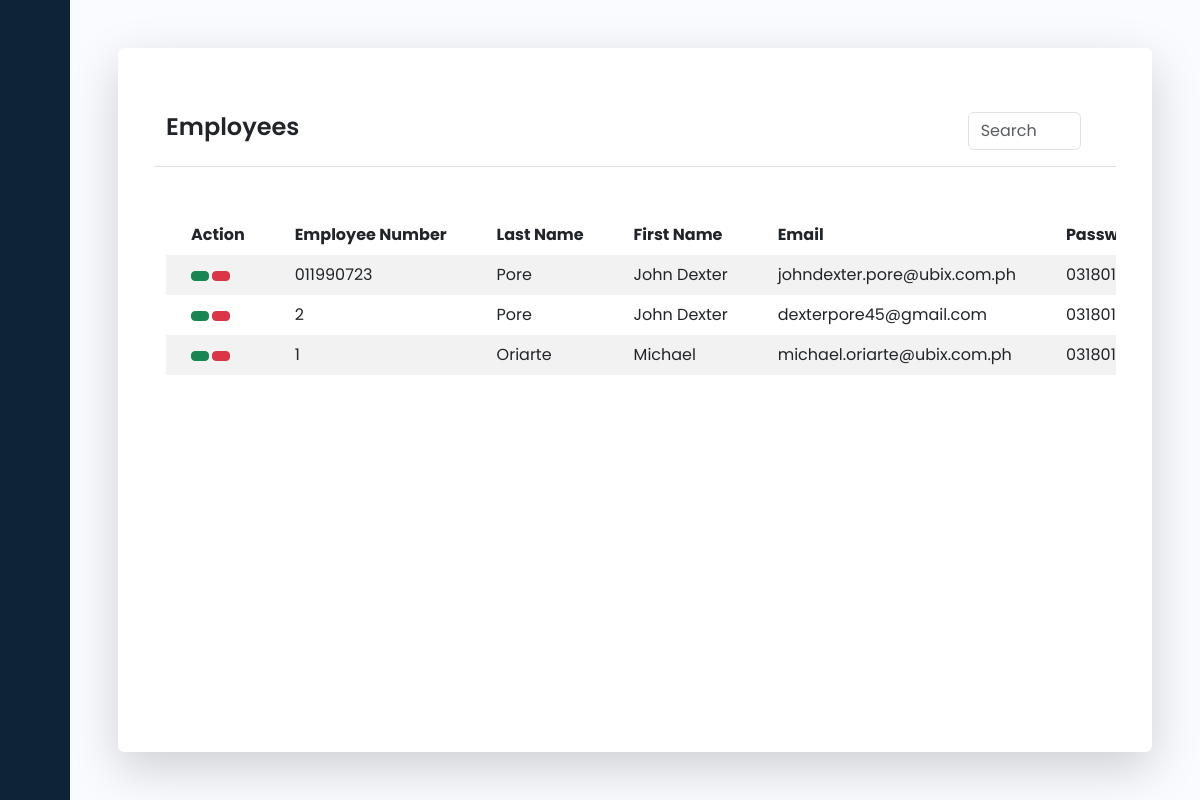
The app's page /pages/employee.php (signed in) with its own data.
### tables this page shows
CREATE TABLE `user` (
  `id` int(100) NOT NULL,
  `employee_number` varchar(100) NOT NULL,
  `last_name` varchar(100) NOT NULL,
  `first_name` varchar(100) NOT NULL,
  `email` varchar(100) NOT NULL,
  `password` varchar(100) NOT NULL,
  `department` varchar(100) NOT NULL,
  `designation` varchar(100) NOT NULL,
  `branch` varchar(100) NOT NULL,
  `user_role` varchar(100) NOT NULL,
  `activity` datetime NOT NULL,
  `status` varchar(100) NOT NULL,
  `underDepartments` longtext NOT NULL
);

### php/autoRedirect.php (called while the page is built, shortened)
<?php
include 'db_conn.php';
if (isset($_COOKIE['hris_user'])) {
    $userName = $_COOKIE['hris_user'];
    $login = "SELECT * FROM user where email = '$userName'";
    $result = mysqli_query($conn, $login);
    $qResult = mysqli_fetch_assoc($result);
    $user_email = $qResult['email'];
} else {
    echo '<script>
                window.location.href = "/hris/index.php";
            </script>';
}
?>

### php/employeeData.php (called while the page is built, shortened)
<?php
include 'db_conn.php';
$sql = "SELECT * from user";
$employeeData = mysqli_query($conn, $sql);
?>

### pages/employee.php (the view, shortened to what this page needs)
<?php
include '../php/autoRedirect.php';
include '../php/employeeData.php';
include '../php/add.php';
?>
<!DOCTYPE html>
<html lang="en">
<head>
    <link href="https://cdn.lineicons.com/4.0/lineicons.css" rel="stylesheet" />
    <link href="https://cdn.jsdelivr.net/npm/bootstrap@5.3.0-alpha3/dist/css/bootstrap.min.css" rel="stylesheet"
>
    <link rel="stylesheet" href="../style/sidebar.css">
    <link rel="stylesheet" href="../style/table.css">
</head>
<body>
    <div class="wrapper">
        <aside id="sidebar">
            <div class="d-flex">
                <button class="toggle-btn" type="button">
                </button>
            </div>
            <ul class="sidebar-nav">
                <li class="sidebar-item mb-5">
                    <a class="sidebar-link">
                    </a>
                </li>
                <li class="sidebar-item">
                    <a href="dashboard.php" class="sidebar-link">
                    </a>
                </li>
                <li class="sidebar-item">
                    <a href="#" class="sidebar-link collapsed has-dropdown" data-bs-toggle="collapse"
                        data-bs-target="#leave" aria-expanded="false" aria-controls="leave">
                    </a>
                </li>
                <li class="sidebar-item">
                    <a href="#" class="sidebar-link collapsed has-dropdown" data-bs-toggle="collapse"
                        data-bs-target="#ob" aria-expanded="false" aria-controls="ob">
                    </a>
                </li>
                <li class="sidebar-item">
                    <a href="#" class="sidebar-link collapsed has-dropdown" data-bs-toggle="collapse"
                        data-bs-target="#over_time" aria-expanded="false" aria-controls="over_time">
                    </a>
                </li>
                <li class="sidebar-item d-none" id="employeeLink">
                    <a href="employee.php" class="sidebar-link">
                    </a>
                </li>
            </ul>
            <div class="sidebar-footer">
                <a href="../php/logout.php?logout=<?php echo $user_email ?>" class="sidebar-link"
                    onclick="return confirm('Logout Account?')">
                </a>
            </div>
        </aside>
        <div class="main p-5" style="height: 100vh">
            <div class="container-fluid shadow-lg bg-body rounded p-5 h-100">
                <div class="border-bottom row align-items-center mb-5 py-3">
                    <div class="col-6">
                        <h1>Employees</h1>
                    </div>
                    <div class="col-4 text-end">
                        <button type="button" class="btn btn-tool" data-bs-toggle="modal"
                            data-bs-target="#addUserModal">
                        </button>
                    </div>
                    <div class="col-2">
                        <div class="input-group rounded">
                            <input type="search" id="searchInput" class="form-control rounded" placeholder="Search"
                                aria-label="Search" aria-describedby="search-addon" />
                            <span class="input-group-text border-0 bg-white" id="search-addon">
                            </span>
                        </div>
                    </div>
                </div>
                <div class="row h-75 overflow-auto">
                    <div class="col-12">
                        <table id="table" class="table table-borderless table-striped">
                            <thead class="sticky">
                                <tr>
                                    <th scope="col">Action</th>
                                    <th scope="col">Employee Number</th>
                                    <th scope="col">Last Name</th>
                                    <th scope="col">First Name</th>
                                    <th scope="col">Email</th>
                                    <th scope="col">Password</th>
                                </tr>
                            </thead>
                            <tbody>
                                <?php
                                foreach ($employeeData as $employeeDataRow) {
                                    echo '<tr>';
                                    echo '<th scope="row">
                                            <button type="button" class="btn btn-success btn-sm" onclick="editEmployee(\'' . $employeeDataRow['employee_number'] . '\')" data-bs-toggle="modal"
                                                data-bs-target="#editUserModal">
                                                <i class="lni lni-pencil"></i>
                                            </button>
                                            <a href="../php/delete.php?delete_employee=' . $employeeDataRow['employee_number'] . '" onclick="return confirm(\'Delete Employee?\')" class="btn btn-danger btn-sm">
                                                <i class="lni lni-trash-can"></i>
                                            </a>
                                        </th>';
                                    echo "<td>" . $employeeDataRow['employee_number'] . "</td>";
                                    echo "<td>" . $employeeDataRow['last_name'] . "</td>";
                                    echo "<td>" . $employeeDataRow['first_name'] . "</td>";
                                    echo "<td>" . $employeeDataRow['email'] . "</td>";
                                    echo "<td>" . $employeeDataRow['password'] . "</td>";
                                    echo '</tr>';
                                }
                                ?>
                            </tbody>
                        </table>
                    </div>
                </div>
            </div>
        </div>
    </div>
</body>
</html>

### style/sidebar.css (style rules this page uses)
a { text-decoration: none; }
li { list-style: none; }
h1 { font-weight: 600; font-size: 1.5rem; }
body { font-family: "Poppins", sans-serif; min-height: 100vh; height: 100vh; width: 100%; overflow: auto; }
.wrapper { display: flex; }
.main { min-height: 100vh; height: 100vh !important; width: 100%; overflow: auto; transition: all 0.35s ease-in-out; background-color: #fafbfe; display: flex; flex-direction: column; }
#sidebar { width: 70px; min-width: 70px; z-index: 1000; transition: all 0.25s ease-in-out; background-color: #0e2238; display: flex; flex-direction: column; }
.toggle-btn { background-color: transparent; cursor: pointer; border: 0; padding: 1rem 1.5rem; }
.sidebar-nav { padding: 2rem 0; flex: 1 1 auto; }
a.sidebar-link { padding: 0.625rem 1.625rem; color: #fff; display: block; font-size: 0.9rem; white-space: nowrap; border-left: 3px solid transparent; }
.sidebar-item { position: relative; }
.main { animation: fadeIn 0.5s ease-in-out; }

### style/table.css (style rules this page uses)
.table td, .table th { margin-top: 0%; padding-left: 25px; padding-right: 25px; white-space: nowrap; background-color: white; }
.sticky { position: sticky; top: 0; background-color: white; z-index: 1; }

### pages/employee.php (style rules this page uses)
.main { animation: revealDown 0.5s ease-in-out; }

### records on screen
user: employee_number "011990723", last_name "Pore", first_name "John Dexter", email "johndexter.pore@ubix.com.ph", password "031801"
user: employee_number "2", last_name "Pore", first_name "John Dexter", email "dexterpore45@gmail.com", password "031801"
user: employee_number "1", last_name "Oriarte", first_name "Michael", email "michael.oriarte@ubix.com.ph", password "031801"
